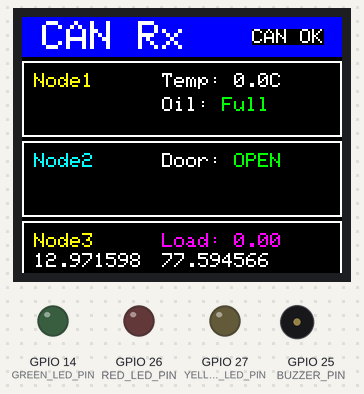
The sketch below on a simulated ESP32. Shown: 160×128 colour display, output pins drawn as LEDs (lit = HIGH), buzzer (waves = sounding, pin HIGH). What the sketch prints to the serial monitor is not drawn.

Above: at 0.3 s.
At 2.1 s:
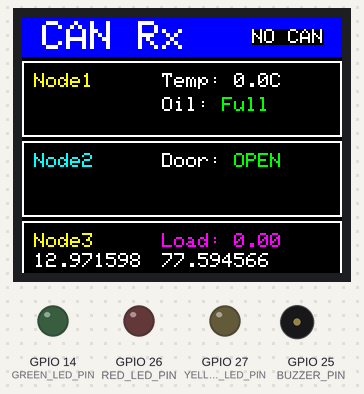

The sketch:

Transreceiver_Code.ino
```cpp
#include <SPI.h>
#include <mcp2515.h>
#include <Adafruit_GFX.h>
#include <Adafruit_ST7735.h>

#define TFT_CS 2
#define TFT_DC 4
#define TFT_RST 15

Adafruit_ST7735 tft = Adafruit_ST7735(TFT_CS, TFT_DC, TFT_RST);

MCP2515 mcp2515(5);

#define CAN_NODE_1_ID 0x036
#define CAN_NODE_2_ID 0x038
#define CAN_NODE_3_ID 0x040

unsigned long lastCANMsgTime = 0;
const unsigned long CAN_TIMEOUT = 2000;

unsigned long lastNode1MsgTime = 0;
unsigned long lastNode2MsgTime = 0;

float lastTemp = -999;
bool lastWater = false;
bool lastDoor = false;

float node3Latitude = 12.971598;
float node3Longitude = 77.594566;
float node3Load = 0.0;

#define BUZZER_PIN 25
#define YELLOW_LED_PIN 27
#define RED_LED_PIN 26
#define GREEN_LED_PIN 14

void drawHeader() {
  tft.fillRect(0, 0, 160, 20, ST77XX_BLUE);
  tft.setTextColor(ST77XX_WHITE, ST77XX_BLUE);
  tft.setTextSize(2);
  tft.setCursor(10, 2);
  tft.print("CAN Rx");
}

void drawNode1(float temp, bool waterEmpty) {
  tft.fillRect(0, 22, 160, 38, ST77XX_BLACK);
  tft.drawRect(0, 22, 160, 38, ST77XX_WHITE);

  tft.setTextColor(ST77XX_YELLOW, ST77XX_BLACK);
  tft.setTextSize(1);
  tft.setCursor(6, 28);
  tft.print("Node1");

  tft.setTextColor(ST77XX_WHITE, ST77XX_BLACK);
  tft.setCursor(70, 28);
  tft.print("Temp: ");
  tft.print(temp, 1);
  tft.print("C");

  tft.setCursor(70, 40);
  tft.print("Oil: ");
  tft.setTextColor(waterEmpty ? ST77XX_RED : ST77XX_GREEN, ST77XX_BLACK);
  tft.print(waterEmpty ? "Empty" : "Full ");
}

void drawNode2(bool doorOpen) {
  tft.fillRect(0, 62, 160, 38, ST77XX_BLACK);
  tft.drawRect(0, 62, 160, 38, ST7735_WHITE);

  tft.setTextColor(ST77XX_CYAN, ST77XX_BLACK);
  tft.setTextSize(1);
  tft.setCursor(6, 68);
  tft.print("Node2");

  tft.setTextColor(ST77XX_WHITE, ST77XX_BLACK);
  tft.setCursor(70, 68);
  tft.print("Door: ");
  tft.setTextColor(doorOpen ? ST77XX_RED : ST77XX_GREEN, ST77XX_BLACK);
  tft.print(doorOpen ? "CLOSED" : "OPEN");
}

void drawCANStatus(bool canOK) {
  tft.setTextColor(ST77XX_WHITE, ST77XX_BLACK);
  tft.setTextSize(1);
  tft.setCursor(115, 6);
  tft.print(canOK ? "CAN OK" : "NO CAN");
}

// Draw Node 3 GPS + Load sensor data in lower area
void drawNode3(float latitude, float longitude, float load) {
  tft.fillRect(0, 102, 110, 58, ST77XX_BLACK);
  tft.drawRect(0, 102, 160, 58, ST77XX_WHITE);

  tft.setTextColor(ST77XX_YELLOW, ST77XX_BLACK);
  tft.setTextSize(1);
  tft.setCursor(6, 108);
  tft.print("Node3");

  tft.setTextColor(ST77XX_YELLOW, ST77XX_BLACK);
  tft.setTextSize(1);
  tft.setCursor(70, 108);
  tft.setTextColor(ST77XX_MAGENTA, ST77XX_BLACK);
  tft.print("Load: ");
  tft.print(load, 2);

  tft.setTextColor(ST77XX_WHITE, ST77XX_BLACK);
  tft.setCursor(6, 118);
  //tft.print("Lat: ");
  tft.print(latitude, 6);

  tft.setCursor(70, 118);
  //tft.print("Lon: ");
  tft.print(longitude, 6);
}

void setup() {
  Serial.begin(115200);
  SPI.begin();
  tft.initR(INITR_BLACKTAB);
  tft.setRotation(3);
  tft.fillScreen(ST77XX_BLACK);

  drawHeader();
  drawCANStatus(false);
  drawNode1(0, false);
  drawNode2(false);
  drawNode3(node3Latitude, node3Longitude, node3Load);

  mcp2515.reset();
  mcp2515.setBitrate(CAN_500KBPS, MCP_8MHZ);
  mcp2515.setNormalMode();

  Serial.println("MCP2515 Initialized and Normal Mode Set");

  pinMode(BUZZER_PIN, OUTPUT);
  pinMode(YELLOW_LED_PIN, OUTPUT);
  pinMode(RED_LED_PIN, OUTPUT);
  pinMode(GREEN_LED_PIN, OUTPUT);
  digitalWrite(BUZZER_PIN, LOW);
  digitalWrite(YELLOW_LED_PIN, LOW);
  digitalWrite(RED_LED_PIN, LOW);
  digitalWrite(GREEN_LED_PIN, LOW);
}

void loop() {
  struct can_frame canMsg;

  if (mcp2515.readMessage(&canMsg) == MCP2515::ERROR_OK) {
    lastCANMsgTime = millis();

    if (canMsg.can_id == CAN_NODE_1_ID) lastNode1MsgTime = millis();
    if (canMsg.can_id == CAN_NODE_2_ID) lastNode2MsgTime = millis();

    if (canMsg.can_id == CAN_NODE_1_ID && canMsg.can_dlc == 3) {
      int16_t tempRaw = ((int16_t)canMsg.data[0] << 8) | canMsg.data[1];
      float temperature = tempRaw / 100.0;
      bool waterEmpty = (canMsg.data[2] == 1);

      if (temperature != lastTemp || waterEmpty != lastWater) {
        drawNode1(temperature, waterEmpty);
        lastTemp = temperature;
        lastWater = waterEmpty;
      }

      if (temperature > 35.0) {
        digitalWrite(BUZZER_PIN, HIGH);
        digitalWrite(RED_LED_PIN, HIGH);
      } else {
        digitalWrite(BUZZER_PIN, LOW);
        digitalWrite(RED_LED_PIN, LOW);
      }

      if (waterEmpty) {
        digitalWrite(YELLOW_LED_PIN, HIGH);
      } else {
        digitalWrite(YELLOW_LED_PIN, LOW);
      }
    } else if (canMsg.can_id == CAN_NODE_2_ID && canMsg.can_dlc == 1) {
      bool doorOpen = (canMsg.data[0] == 1);

      if (doorOpen != lastDoor) {
        drawNode2(doorOpen);
        lastDoor = doorOpen;
      }

      if (doorOpen) {
        digitalWrite(GREEN_LED_PIN, LOW);
      } else {
        digitalWrite(GREEN_LED_PIN, HIGH);
      }
    } else if (canMsg.can_id == CAN_NODE_3_ID) {
      if (canMsg.can_dlc >= 8) {
        float lat_val, lon_val;
        uint8_t latBytes[4], lonBytes[4];
        for (int i = 0; i < 4; i++) {
          latBytes[i] = canMsg.data[i];
          lonBytes[i] = canMsg.data[i + 4];
        }
        memcpy(&lat_val, latBytes, sizeof(float));
        memcpy(&lon_val, lonBytes, sizeof(float));

        node3Latitude = lat_val;
        node3Longitude = lon_val;
      }
    }
  }

  drawCANStatus((millis() - lastCANMsgTime) < CAN_TIMEOUT);
  drawNode3(node3Latitude, node3Longitude, node3Load);

  delay(200);
}
```
